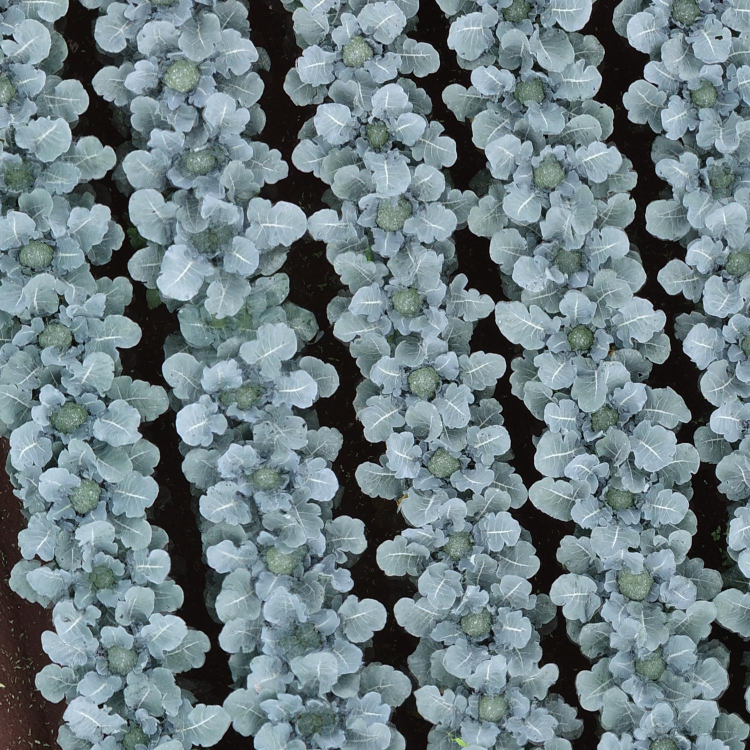
#> input picture data/broccoli_data/images/train/grid_x02_y06.jpg, 1500 x 1500 px, given in place of fore0417_mavic.png, which was not available (shown at 1/2 size)
$ jupyter execute --allow-errors 05_detect_broccoli_mavicRGB.ipynb   (text cells are left out)
#> lines starting #> are read from the running program, lines starting #| are printed output that depends on the picture; after the words box and inside, x2 and y2 are one past the last pixel; in counts of white or black regions, pixels touching at a corner belong together; pictures that were not available may be replaced by others from this repository, and a replacement may not be noted
### 01_slice/classifier.py
import time
import os
import sys
import numpy as np
import pandas as pd
import matplotlib.pyplot as plt
from matplotlib.colors import ListedColormap
from sklearn.tree import DecisionTreeClassifier
from sklearn.svm import LinearSVC
from sklearn.ensemble import RandomForestClassifier
from sklearn.ensemble import GradientBoostingClassifier
from skimage import io, color


def expand_colorspace(img):
    # img is the ndarray from io.imread()
    (h, w, dimen) = img.shape

    if dimen == 4: # exist alpha layer (RGBA)
        img = img[:,:, 0:3]
        dimen = 3

    rgb = img.reshape(h * w, dimen)
    #lab = color.rgb2lab(img).reshape(h * w, dimen)
    hsv = color.rgb2hsv(img).reshape(h * w, dimen)
    #xyz = color.rgb2xyz(img).reshape(h * w, dimen)

    #exp_img = np.concatenate((rgb, lab, hsv, xyz), axis=1)
    exp_img = np.concatenate((rgb, hsv), axis=1)

    return exp_img

def training_data_generate(img_list, kind_list):
    # img_list = [io.imread(), io.imread(), io.imread()], element is ndarray
    # king_list = [0, 1, 2]
    train_data = np.empty((0, 6))
    train_kind = np.empty((0,))
    for img, kind in zip(img_list, kind_list):
        (h, w, dimen) = img.shape
        exp_img = expand_colorspace(img)

        if dimen == 4:
            img_reshape = img.reshape(h * w, dimen)
            train_index = np.nonzero(img_reshape[:, 3])  # the index of alpha layer not zero pixels
            exp_img = exp_img[train_index]  # pick the pixels that not background

        exp_img = np.unique(exp_img, axis=0)

        print(f"|--- Convert kind [{kind}] to training data, converted shape is {str(exp_img.shape)}")
        kinds = np.array([kind] * exp_img.shape[0])

        # merge each train_data and kind
        train_data = np.vstack((train_data, exp_img))
        train_kind = np.hstack((train_kind, kinds))

    return train_data, train_kind

def train_model(train_data, train_kind, classifier="CART", log=False):
    # classifier = ["CART", "SVM", "RF"]
    t0 = time.time()
    if classifier == "CART":
        clf = DecisionTreeClassifier(max_depth=20)
    elif classifier == "SVM":
        clf = LinearSVC()
    elif classifier == "RF":
        clf = RandomForestClassifier()
    elif classifier == "GDBT":
        clf = GradientBoostingClassifier()

    clf = clf.fit(train_data, train_kind)
    t1 = time.time()

    if log: print(f'|-- Training model time cost={int(t1-t0)}s')
    return clf

def predict_model(clf_img, model):
    (h, w, dimen) = clf_img.shape
    exp_clf_img = expand_colorspace(clf_img)
    pred_result = model.predict(exp_clf_img).reshape(h, w)
    return pred_result

def apply_model(clf_img, model, log=False):
    t0 = time.time()
    (h, w, dimen) = clf_img.shape
    if h * w > 1500 * 1500:  # slice picture to save RAM
        slice_num = np.ceil(w * h / (1500 * 1500)).astype(np.int32)
        break_points = np.linspace(0, h, num=slice_num).astype(np.int32)
        line_st = break_points[:-1]
        line_ed = break_points[1:]
    else:
        line_st = [0]
        line_ed = [h]

    pred_result = np.empty((0, w))
    i = 0
    for st, ed in zip(line_st, line_ed):
        clf_result = predict_model(clf_img[st:ed, :], model)
        pred_result = np.vstack((pred_result, clf_result))

        percent = round((i+1) / len(line_st) * 100, 2)
        if log: print('\r|' + '='*round(percent/2) + '>'+ ' '*round(50-percent/2) + '|' + str(percent) + '%', end="")
        i += 1
    t1 = time.time()
    if log: print(f'| Cost={int(t1-t0)}s')
    return pred_result

# [14 lines left out: functions save_result, png2int, not called in this run]

### 01_slice/05_detect_broccoli_mavicRGB.ipynb
[cell 1]
import sys
sys.path.insert(0, f'D:/OneDrive/Program/GitHub/EasyIDP')

import os
import numpy as np
import matplotlib.pyplot as plt
import pandas as pd

from easyric.objects import Pix4D
from easyric.io import shp, geotiff, plot
from easyric.calculate import geo2raw, geo2tiff

from easyric.caas_lite import TiffSpliter

[cell 2]
project_name = 'broccoli_tanashi_5_20200417_mavicRGB_15m_M'
project_path = f"Z:/共享云端硬盘/broccoliProject/01_tanashi_broccoli2020_RGB_AP/{project_name}"
raw_img_folder=f"Z:/共享云端硬盘/broccoliProject/00_rgb_raw/{project_name}"
param_folder = f"{project_path}/params"

out_folder = f"Z:/共享云端硬盘/broccoliProject/10_anotation_use/png/{project_name}"
json_name = f"{out_folder}.json"

#> (a cell that did not finish here is left out)

[cell 4]
import skimage

from skimage.io import imsave, imread
from skimage.morphology import square, ball
from skimage.measure import label, regionprops
from skimage.color import label2rgb, rgb2gray

[cell 5]
from classifier import training_data_generate, train_model, apply_model, save_result

[cell 6]
fore = imread(r'Z:\共享云端硬盘\broccoliProject\10_locate_by_cv\training_data\fore0417_mavic.png')
#> fore is the input picture: shape (1500, 1500, 3); mean R, G, B 109.4, 125.9, 131.1
back = imread(r'Z:\共享云端硬盘\broccoliProject\10_locate_by_cv\training_data\back0417_mavic.png')
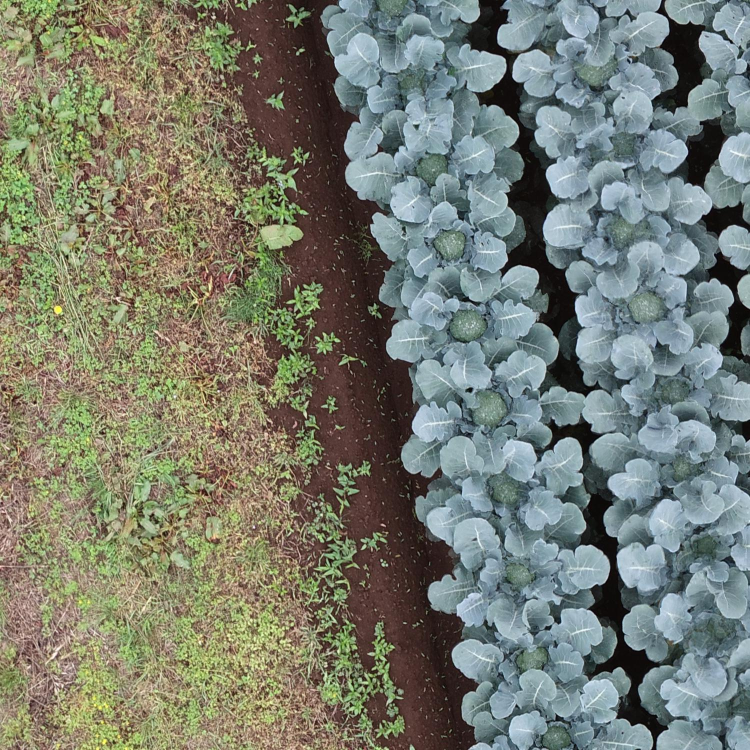
#> input picture data/broccoli_data/images/train/grid_x02_y09.jpg, 1500 x 1500 px, given in place of back0417_mavic.png, which was not available (shown at 1/2 size)
#> back is the input picture: shape (1500, 1500, 3); mean R, G, B 119.8, 124.6, 112.6

[cell 7]
train_img_list = [back, fore]
train_img_kind = [0, 1]

train_data, train_kind = training_data_generate(train_img_list, train_img_kind)
#> the loop in training_data_generate, `for img, kind in zip(img_list, kind_list):` made 2 passes
#> kind on passes 1 to 2: 0, 1
#| |--- Convert kind [0] to training data, converted shape is (188302, 6)
#| |--- Convert kind [1] to training data, converted shape is (53962, 6)

[cell 8]
method = "SVM"

[cell 9]
clf = train_model(train_data, train_kind, classifier=method)
clf

[cell 10]
test_img = imread(f"{out_folder}/grid_x04_y06.png")
plt.imshow(test_img)

[cell 11]
img_binary = apply_model(test_img, clf)
#> the loop in apply_model, `for st, ed in zip(line_st, line_ed):` made 1 pass
#> pass 1, in predict_model, `pred_result = model.predict(exp_clf_img).reshape(h, w)`:
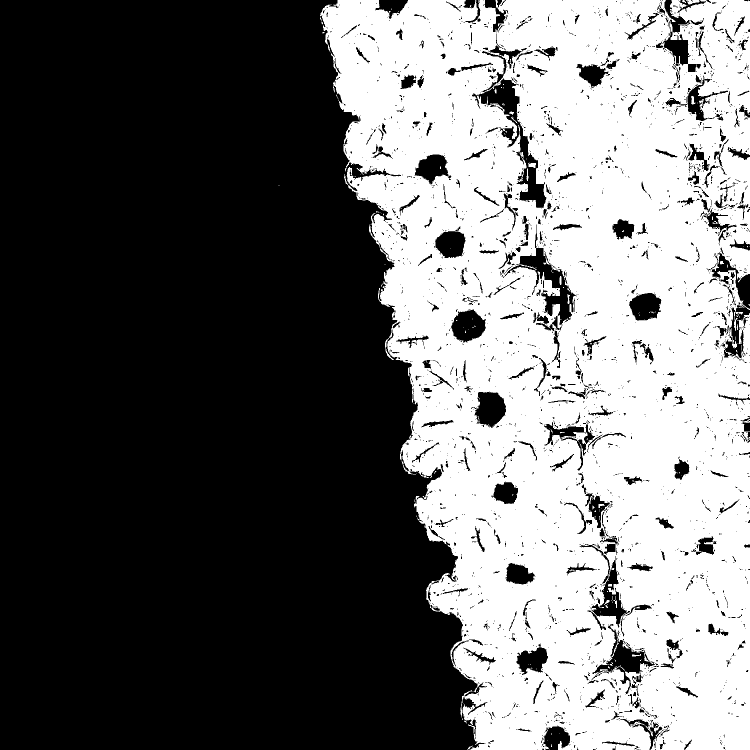
#> pred_result: shape (1500, 1500) float64 (shown at 1/2 size); values 0 (black) and 1 (white), 41.4% white; 224 white regions (201 under 20 px), largest, box (x1, y1, x2, y2) and area: (640, 0, 1500, 1500) 930329, (1468, 624, 1486, 662) 154, (1372, 0, 1399, 9) 151
#> after the loop in apply_model, `for st, ed in zip(line_st, line_ed):`: i = 1
plt.imshow(img_binary, cmap="gray")

[cell 12]
png = np.concatenate([test_img[:,:,0:3], (img_binary * 255).reshape(*img_binary.shape, 1)], axis=2)
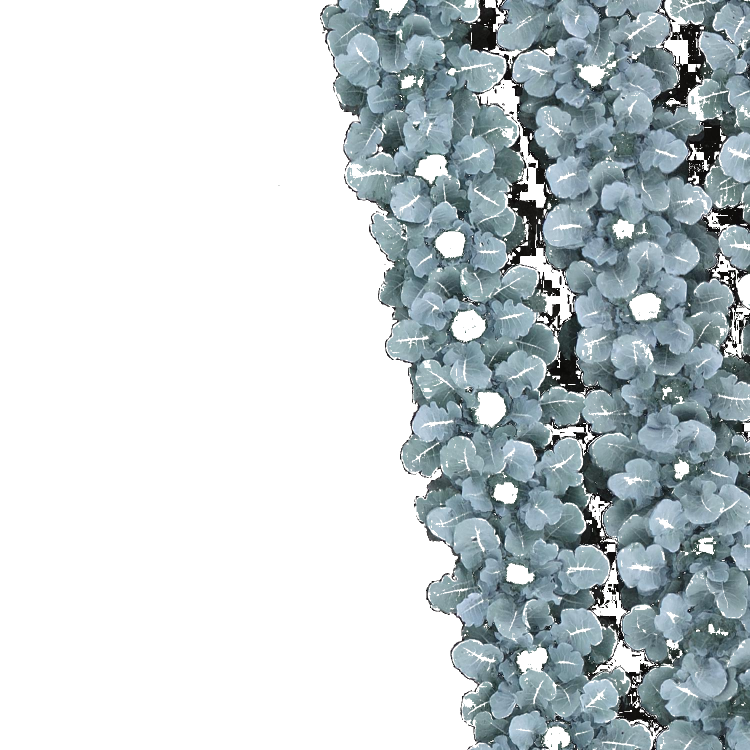
#> png: shape (1500, 1500, 4) float64 (shown at 1/2 size); mean R, G, B, A 119.8, 124.6, 112.6, 105.7; transparent parts drawn white
imsave('out/05_test_mavic.png', png.astype(np.uint8))

[cell 13]
png_open = skimage.morphology.opening(img_binary, square(5))
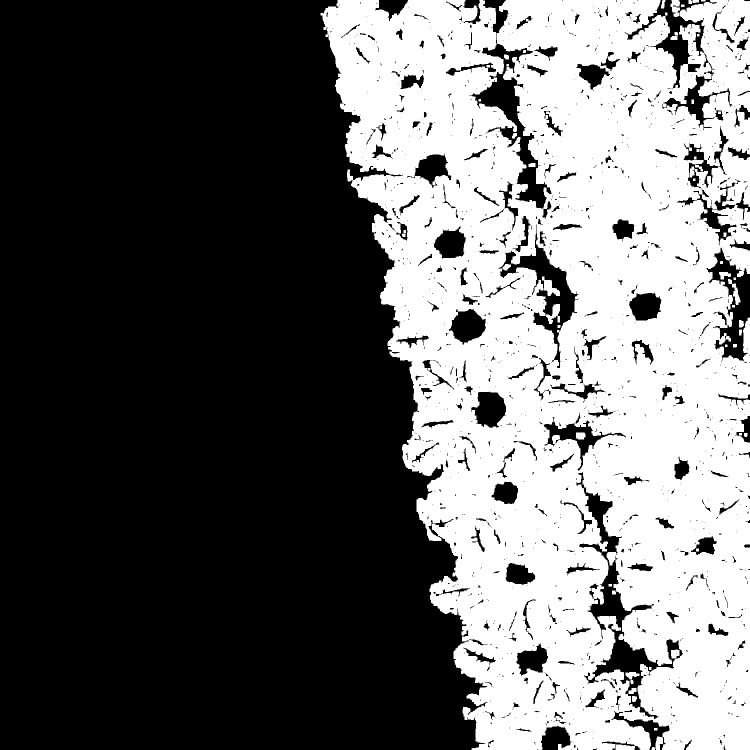
#> png_open: shape (1500, 1500) float64 (shown at 1/2 size); values 0 (black) and 1 (white), 40.1% white; 56 white regions, largest, box (x1, y1, x2, y2) and area: (641, 0, 1500, 1500) 896369, (1084, 553, 1120, 592) 653, (1092, 608, 1120, 648) 574
imsave('out/05_test_close_mavic.png', (png_open * 255).astype(np.uint8))
plt.imshow(png_open, cmap="gray")

[cell 14]
import os
import json
import pandas as pd
import matplotlib.patches as mpatches
label_folder = f"Z:/共享云端硬盘/broccoliProject/10_locate_by_cv/color_label_0417_mavic"

[cell 15]
img_out_folder = os.path.join(label_folder, method)
if not os.path.exists(img_out_folder):
    os.mkdir(img_out_folder)

#> (a cell that did not finish here is left out)

[cell 17]
bbox = pd.DataFrame(columns=['offset_x', 'offset_y', 'xc', 'yc', 'x0', 'y0', 'x1', 'y1', 'w', 'h', 'area'])

total = len(os.listdir(out_folder))
count = 0

#> (the rest of this cell did not finish here and is left out)
